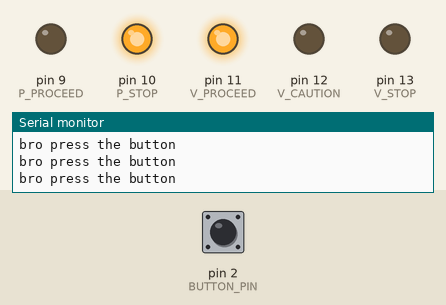
The sketch below on a simulated Arduino Uno, built with avr-gcc and run on an emulated ATmega328P. Parts: output pins drawn as LEDs (lit = HIGH), the last lines printed to the serial monitor. The inputs (shaded band) are chosen by the test bench; at power-on: pin 2 (BUTTON_PIN) HIGH.

Above: at 1.2 s.
1.3 s: pin 2 (BUTTON_PIN) pulled LOW for 0.15 s
At 4.2 s:
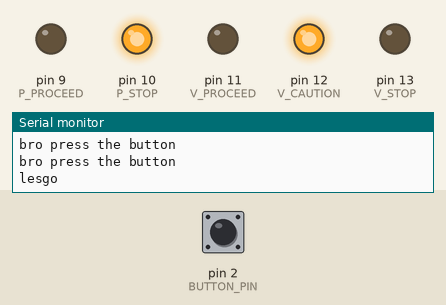
At 7.7 s:
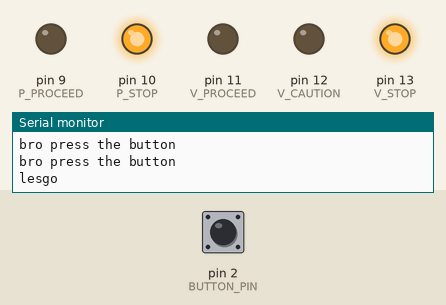
Timing chart, 0 to 18.8 s (numbered marks = the images above; inputs shaded):
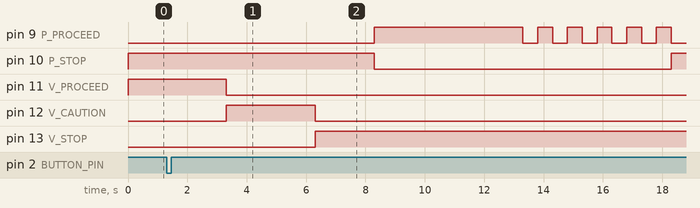

The sketch:

lab1.ino
```cpp
#define BUTTON_PIN 2

const byte V_STOP = 13;
const byte V_CAUTION = 12;
const byte V_PROCEED = 11;

const byte P_STOP = 10;
const byte P_PROCEED = 9;

void setup() {
  pinMode(V_STOP, OUTPUT); //red for vehicles
  pinMode(V_CAUTION, OUTPUT); //yellow for vehicles
  pinMode(V_PROCEED, OUTPUT); //green for vehicles

  pinMode(P_STOP, OUTPUT); //red for pedestrian
  pinMode(P_PROCEED, OUTPUT); //green for pedestrian

  pinMode(BUTTON_PIN, INPUT_PULLUP);//button (when button not pressed, it is HIGH)

  Serial.begin(9600);
  Serial.println("start program");

digitalWrite(V_STOP, LOW);
  digitalWrite(V_CAUTION, LOW);
  digitalWrite(V_PROCEED, HIGH);

  digitalWrite(P_STOP, HIGH);
  digitalWrite(P_PROCEED, LOW);
}

void loop() {

  byte buttonState = digitalRead(BUTTON_PIN);

  if (buttonState == LOW) {
    Serial.println("lesgo");
    delay(2000);
    digitalWrite(V_PROCEED, LOW);
    digitalWrite(V_CAUTION, HIGH);
    delay(3000);
    digitalWrite(V_CAUTION, LOW);
    digitalWrite(V_STOP, HIGH);
    delay(2000);

    digitalWrite(P_STOP, LOW);
    digitalWrite(P_PROCEED, HIGH);
    delay(5000);

    for(int i = 0; i < 5; i++){
      digitalWrite(P_PROCEED, LOW);
      delay(500);
      digitalWrite(P_PROCEED, HIGH);
      delay(500);
    }

  digitalWrite(P_STOP, HIGH);
  digitalWrite(P_PROCEED, LOW);

  delay(2000);
  digitalWrite(V_STOP, HIGH);
  digitalWrite(V_PROCEED, LOW);

  } else {
    Serial.println("bro press the button");
  }

  delay(100); // Small delay to stabilize
}
```

Measured:
- after the input at 1.3 s, pin 9 (P_PROCEED): LOW → HIGH after 7.0 s, then repeats every 1.0 s: LOW 0.50 s, HIGH 0.50 s; pin 10 (P_STOP): HIGH → LOW after 7.0 s, → HIGH 10.0 s later; pin 11 (V_PROCEED): HIGH → LOW after 2.0 s; pin 12 (V_CAUTION): LOW → HIGH after 2.0 s, → LOW 3.0 s later; pin 13 (V_STOP): LOW → HIGH after 5.0 s
